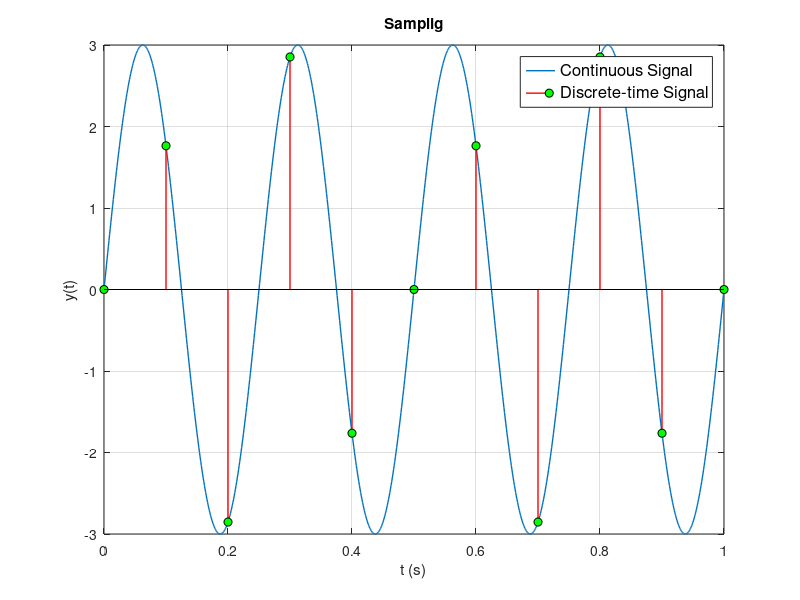

Reproduce this figure in MATLAB.
%%%%%%%%%%%%%%%%%%%%%%%%%%%%%%%%%%%%%%%%%%%%%
% Autor: Alexandre Zaghetto                 %
% Data: 06/06/2017                          %
% Local: McGill University                  %
%%%%%%%%%%%%%%%%%%%%%%%%%%%%%%%%%%%%%%%%%%%%%
% Sampling                                  %
%                                           %       
%%%%%%%%%%%%%%%%%%%%%%%%%%%%%%%%%%%%%%%%%%%%%

clear all;
close all;
clc;

% Frequency of the signal
fc = 4;

% Sampling frequency (sampling rate)
fa = 10;

% Sampling period
Ta = 1/fa;

% Simulation interval
ti = 0;  % Initial time
tf = 1;  % Final time
t = ti:Ta:tf;

% Simulating a continous signal
tcont = ti:1/(100*fa):tf;
ycont = 3*sin(2*pi*fc.*tcont);

% Sampling the signal
y = 3*sin(2*pi*fc.*t);

% Show continous and sampled signal
set(gca,'FontSize',14)
h = plot(tcont, ycont)
set(h,'LineWidth',1)
hold on
h = stem(t,y,'or','LineWidth',1,'MarkerEdgeColor','k','MarkerFaceColor','g')
xlabel('t (s)')
ylabel('y(t)')
title('Samplig')
h = legend('Continuous Signal', 'Discrete-time Signal')
set(h,'FontSize',12);
grid on


